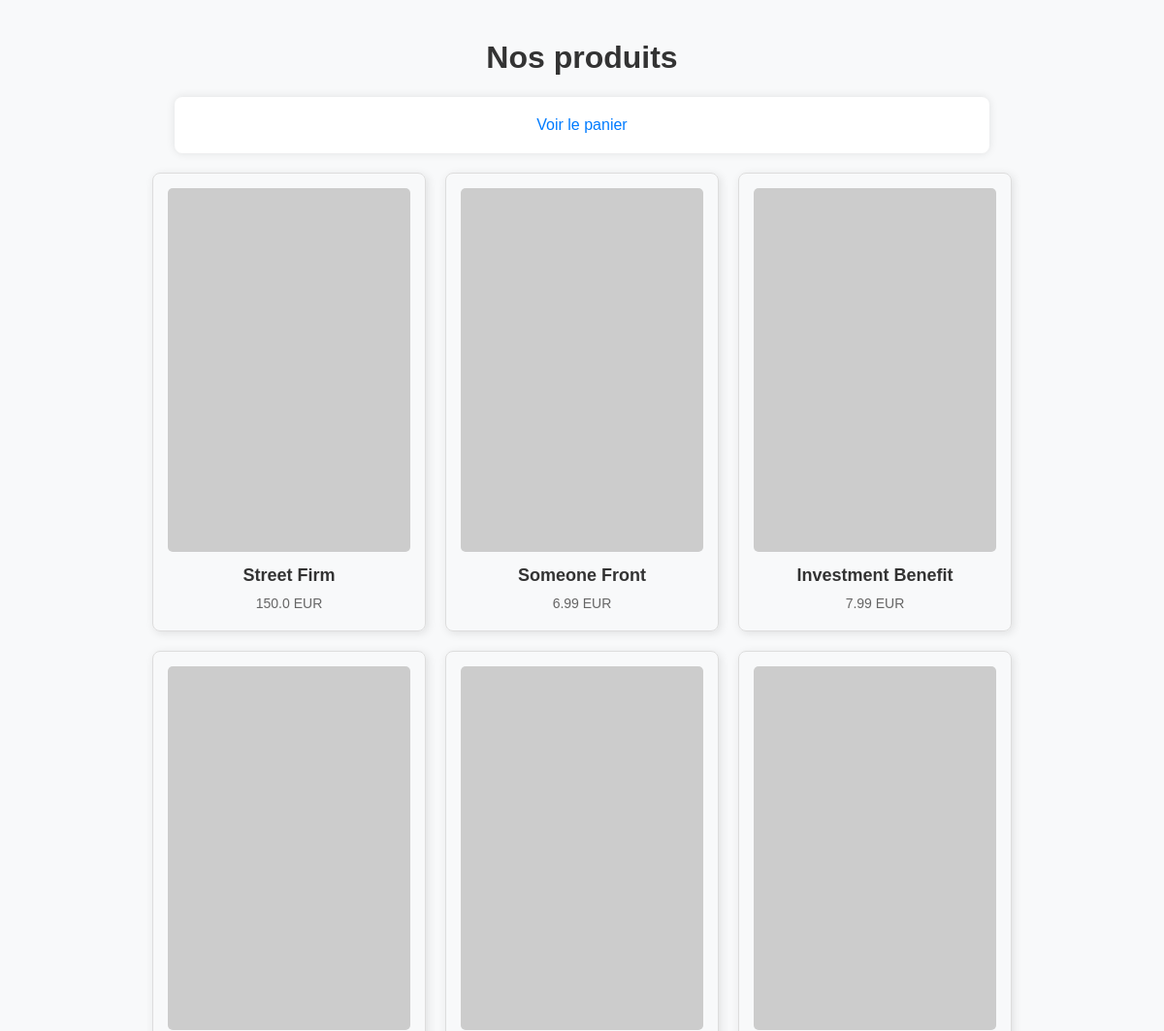
The app's page /home_user (signed in, upper part), older data.
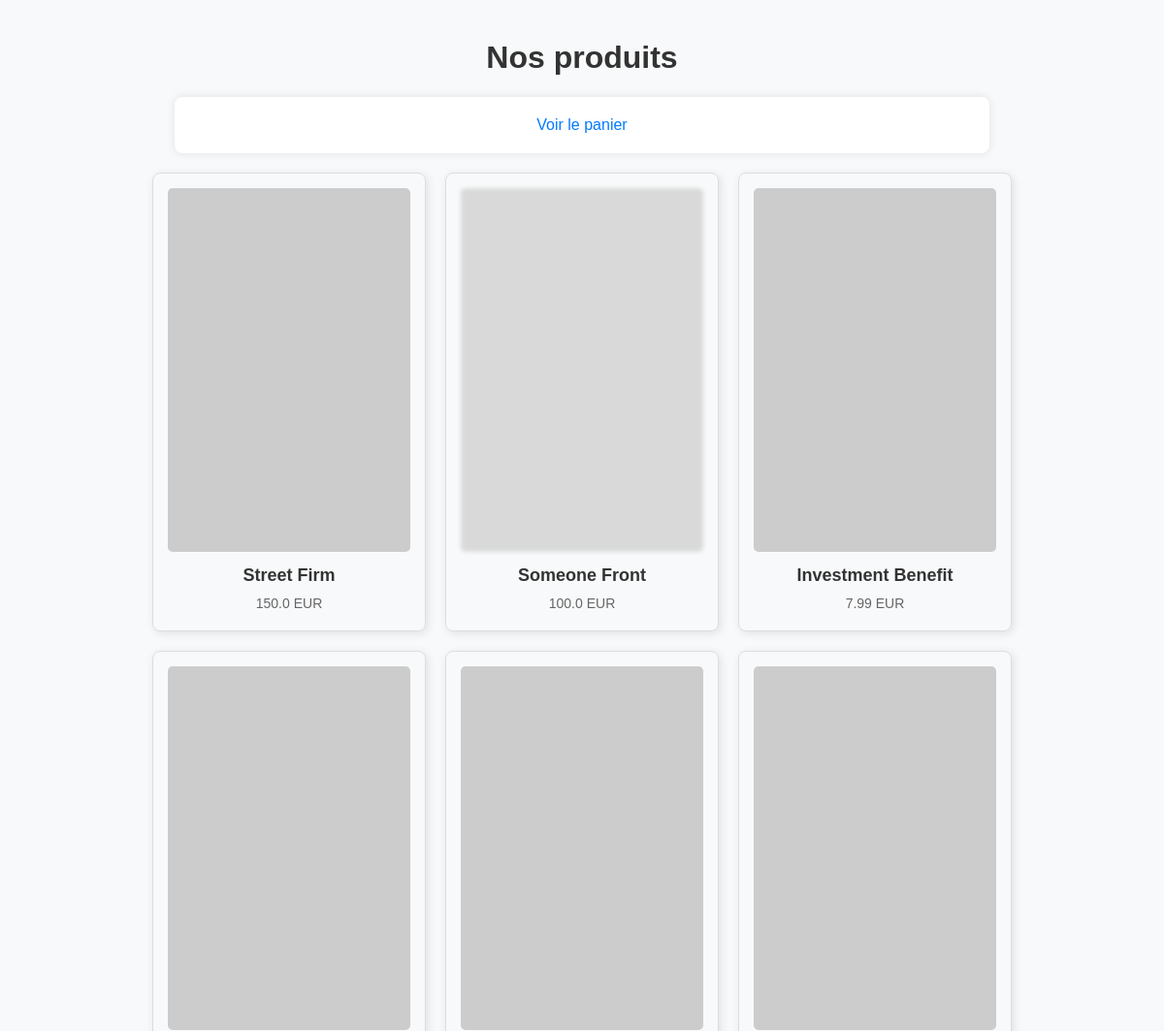
The same page, newer data.
### tables this page shows
CREATE TABLE products (
            id INTEGER PRIMARY KEY,
            name TEXT NOT NULL,
            price REAL NOT NULL,
            stock INTEGER NOT NULL,
            image_url TEXT
        );

### app.py (the view)
@app.route("/home_user")
@login_required
def index_user():
    print("User authenticated:", current_user.is_authenticated)
    print("Session Data:", session)  # Debug session contents
    print(
        "Current User ID:", session.get("_user_id")
    )  # Flask-Login stores user_id here
    conn = get_db()
    products = conn.execute("SELECT * FROM products").fetchall()
    conn.close()
    products = [dict(product) for product in products]
    return render_template("index.html", products=products)

### app.py (called while the page is built)
@login_manager.user_loader
def load_user(user_id):
    conn = get_db()
    user = conn.execute("SELECT * FROM users WHERE id = ?", (user_id,)).fetchone()
    conn.close()
    if user:
        return User(
            user["id"],
            user["FirstName"],
            user["LastName"],
            user["Email"],
            user["phoneNum"],
            user["password"],
            user["is_admin"],
        )
    return None  # Explicitly return None if the user is not found

def get_db():
    conn = sqlite3.connect("database.db")  # Ensure this is your actual DB file
    conn.row_factory = sqlite3.Row  # Enable dictionary-like access
    return conn

### templates/index.html (shortened to what this page needs)
<!DOCTYPE html>
<html lang="fr">
<head>
    <link rel="stylesheet" href="{{ url_for('static', filename='styles.css') }}" />
</head>
<body>
    <h1>Nos produits</h1>
    <div class="cart-container">
        <a href="{{ url_for('view_cart') }}" class="cart-link">Voir le panier</a>
    </div>
    <div class="product-container">
        {% for product in products %}
        <div class="product-card {% if product.stock == 0 %}out-of-stock{% endif %}">
          <a href="{{ url_for('product_detail', product_id=product.id) }}">
            <img src="{{ product.image_url }}" alt="{{ product.name }}" />
            <h3>{{ product.name }}</h3>
            <p>{{ product.price }} EUR</p>
          </a>
        </div>
        {% endfor %}
    </div>
</body>
</html>

Row changes from the older to the newer data that the page shows:
changed products "Someone Front": stock 10 → 0 (drawn); price "6.99" → "100.0"
